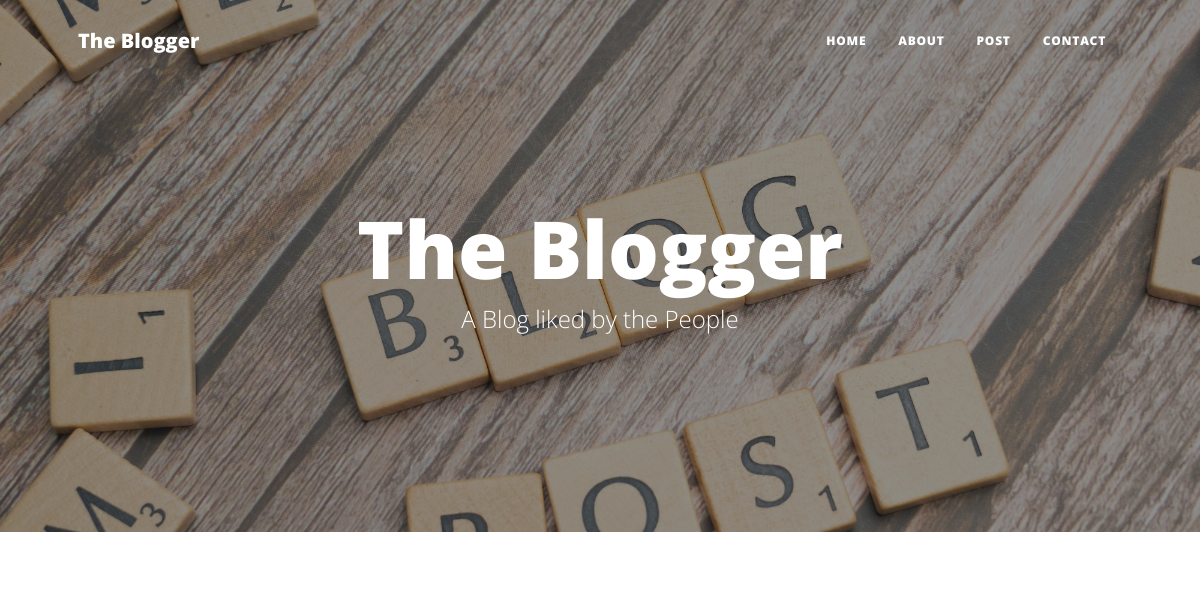
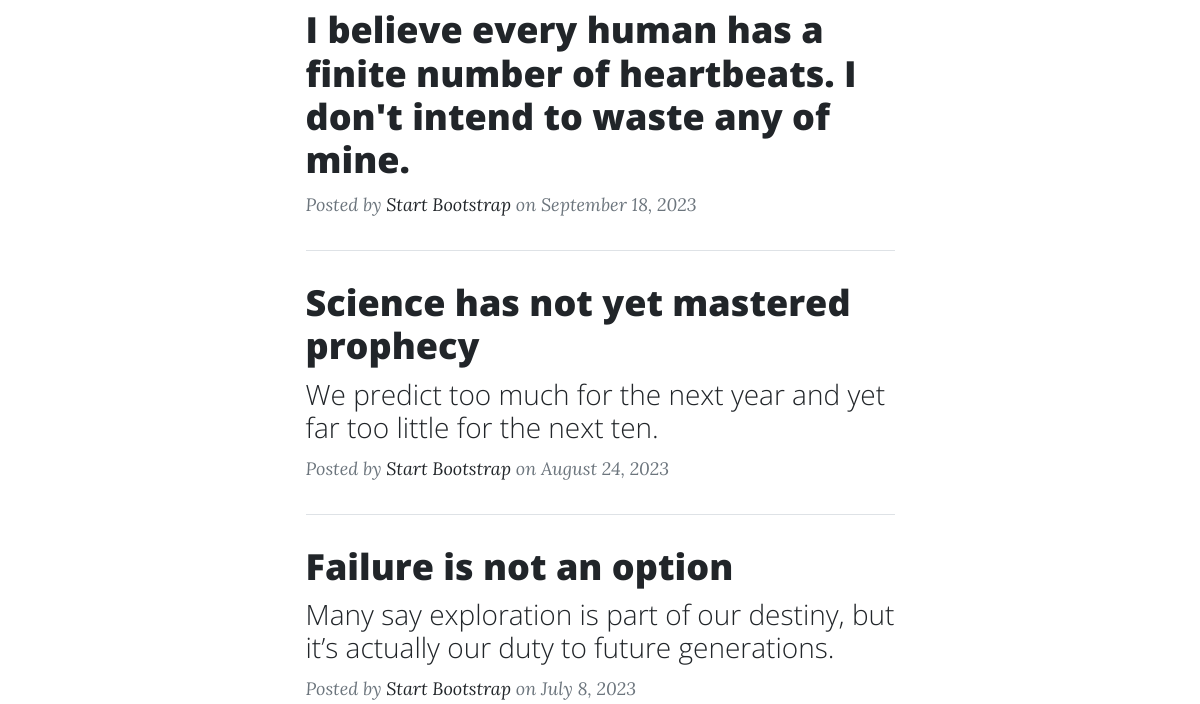
Before: / (upper part) with the older database file (2 pictures, top to bottom).
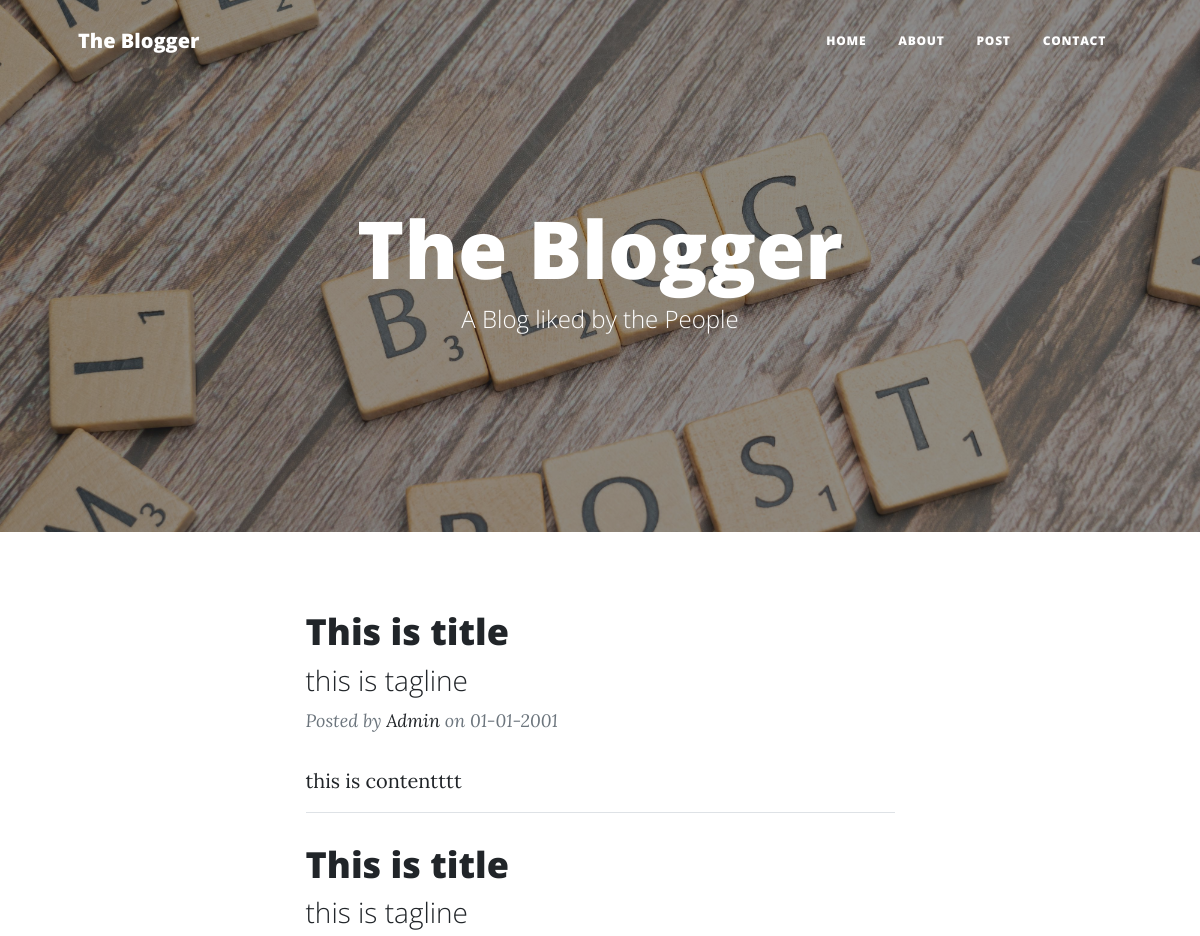
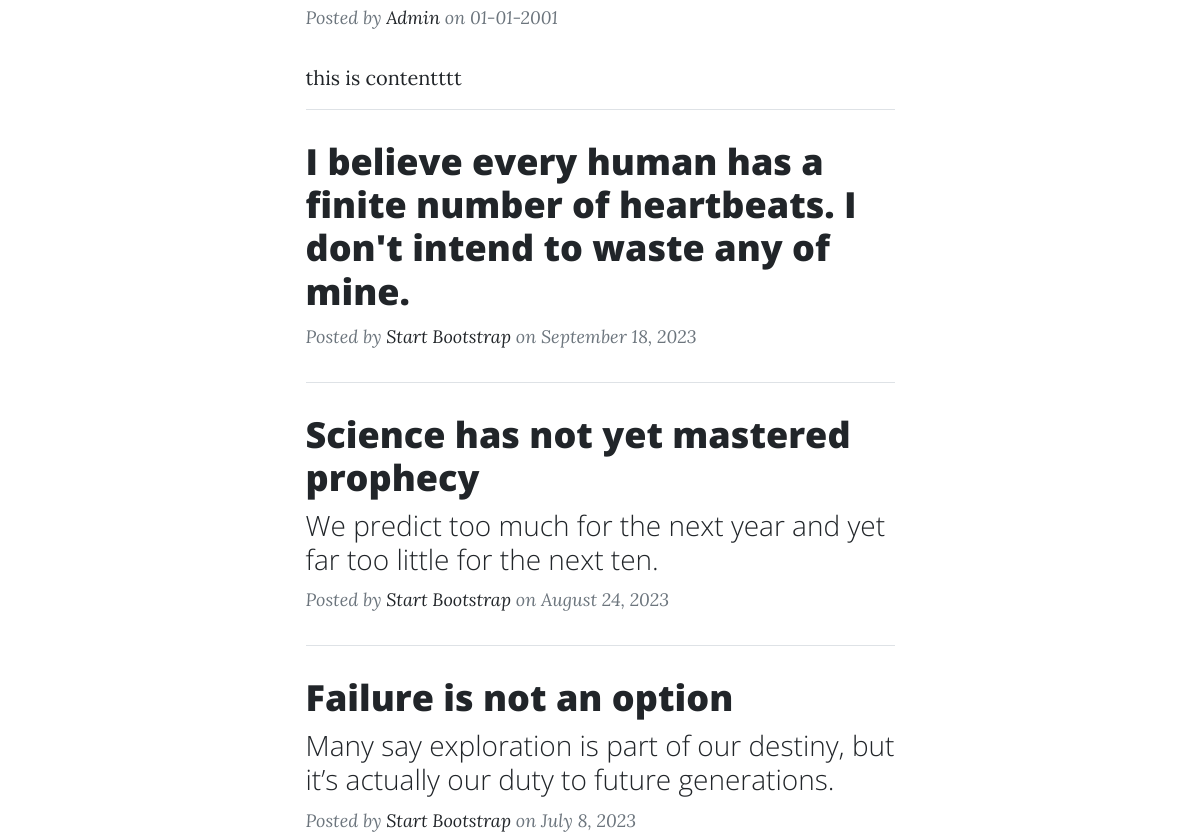
After: the same page with the newer database file (2 pictures, top to bottom).
### db.py (models this page shows, shortened)
class Posts(db.Model):
    sno = db.Column(db.Integer, primary_key=True)
    title = db.Column(db.String(80), nullable=False)
    slug = db.Column(db.String(21), nullable=False)
    content = db.Column(db.String(120), nullable=False)
    tagline = db.Column(db.String(120), nullable=False)
    date = db.Column(db.String(12), nullable=True)
    img_file = db.Column(db.String(12), nullable=True)

### app.py (the view)
@app.route("/")
def home():
    posts = Posts.query.filter_by().all()[0:params['no_of_posts']]
    return render_template('index.html', params=params, posts=posts)

### templates/index.html (shortened to what this page needs)
{% extends 'layout.html' %} {% block body %}
<header
  class="masthead"
  style="background-image: url('{{ url_for('static', filename='assets/img/home-bg.jpg') }}')"
>
  <div class="container position-relative px-4 px-lg-5">
    <div class="row gx-4 gx-lg-5 justify-content-center">
      <div class="col-md-10 col-lg-8 col-xl-7">
        <div class="site-heading">
          <h1>The Blogger</h1>
          <span class="subheading">A Blog liked by the People</span>
        </div>
      </div>
    </div>
  </div>
</header>
<div class="container px-4 px-lg-5">
  <div class="row gx-4 gx-lg-5 justify-content-center">
    <div class="col-md-10 col-lg-8 col-xl-7">
      {% for post in posts %}
      <div class="post-preview">
        <a href="/post/{{post.slug}}">
          <h2 class="post-title">{{ post.title }}</h2>
          <h3 class="post-subtitle">{{post.tagline}}</h3>
        </a>
        <p class="post-meta">
          Posted by
          <a href="#">Admin</a>
          on {{post.date}}
        </p>
      </div>
      {{post.content[0:43]}}
      <hr />
      {% endfor %}
      <div class="post-preview">
        <a href="/post/"
          ><h2 class="post-title">
            I believe every human has a finite number of heartbeats. I don't
            intend to waste any of mine.
          </h2></a
        >
        <p class="post-meta">
          Posted by
          <a href="#!">Start Bootstrap</a>
          on September 18, 2023
        </p>
      </div>
      <hr class="my-4" />
      <div class="post-preview">
        <a href="post.html">
          <h2 class="post-title">Science has not yet mastered prophecy</h2>
          <h3 class="post-subtitle">
            We predict too much for the next year and yet far too little for the
            next ten.
          </h3>
        </a>
        <p class="post-meta">
          Posted by
          <a href="#!">Start Bootstrap</a>
          on August 24, 2023
        </p>
      </div>
      <hr class="my-4" />
      <div class="post-preview">
        <a href="post.html">
          <h2 class="post-title">Failure is not an option</h2>
          <h3 class="post-subtitle">
            Many say exploration is part of our destiny, but it’s actually our
            duty to future generations.
          </h3>
        </a>
        <p class="post-meta">
          Posted by
          <a href="#!">Start Bootstrap</a>
          on July 8, 2023
        </p>
      </div>
    </div>
  </div>
</div>
{% endblock %}

Changed rows visible on the page:
added Posts: title "This is title", tagline "this is tagline", date "01-01-2001", content "this is contentttt"
added Posts: title "This is title", tagline "this is tagline", date "01-01-2001", content "this is contentttt"
